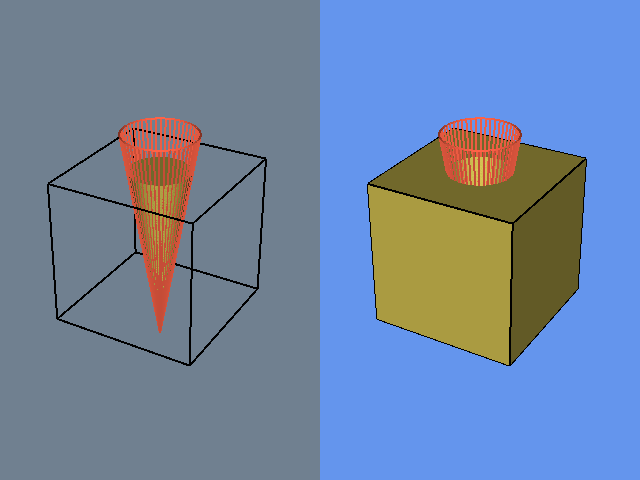

Source code (Python):
#!/usr/bin/env python

# Clip a rectilinear grid with a cone polydata using
# vtkImplicitPolyDataDistance and vtkClipDataSet. Two viewports show
# the inside (left) and outside (right) portions of the clipped grid.
# A translucent wireframe of the cone appears in both viewports so
# the relationship between the clip surface and the results is clear.

# Factory overrides: importing these modules registers the OpenGL rendering
# and interaction style implementations for vtkRenderingCore factory classes.
import vtkmodules.vtkInteractionStyle  # noqa: F401
import vtkmodules.vtkRenderingOpenGL2  # noqa: F401
# VTK pipeline classes used in this example
from vtkmodules.vtkCommonCore import vtkFloatArray
from vtkmodules.vtkCommonDataModel import vtkRectilinearGrid
from vtkmodules.vtkFiltersCore import vtkImplicitPolyDataDistance
from vtkmodules.vtkFiltersGeneral import vtkClipDataSet
from vtkmodules.vtkFiltersSources import vtkConeSource
from vtkmodules.vtkFiltersGeometry import vtkRectilinearGridGeometryFilter
from vtkmodules.vtkFiltersModeling import vtkOutlineFilter
from vtkmodules.vtkRenderingCore import (
    vtkActor,
    vtkDataSetMapper,
    vtkPolyDataMapper,
    vtkRenderWindow,
    vtkRenderWindowInteractor,
    vtkRenderer,
)

# Colors (normalized RGB)
slate_gray_background_rgb = (0.439, 0.502, 0.565)
cornflower_blue_background_rgb = (0.392, 0.584, 0.929)
banana_rgb = (0.890, 0.812, 0.341)
tomato_rgb = (1.000, 0.388, 0.278)

# Source: generate a cone pointing downward
cone = vtkConeSource()
cone.SetResolution(50)
cone.SetDirection(0, 0, -1)
cone.SetHeight(3.0)
cone.CappingOn()
cone.Update()

# ImplicitPolyDataDistance: signed distance from the cone surface
implicit_distance = vtkImplicitPolyDataDistance()
implicit_distance.SetInput(cone.GetOutput())

# Rectilinear grid: 51x51x51 uniform grid over [-1, 1]^3
dimension = 51
x_coords = vtkFloatArray()
y_coords = vtkFloatArray()
z_coords = vtkFloatArray()
for i in range(dimension):
    val = -1.0 + i * 2.0 / (dimension - 1)
    x_coords.InsertNextValue(val)
    y_coords.InsertNextValue(val)
    z_coords.InsertNextValue(val)

rgrid = vtkRectilinearGrid()
rgrid.SetDimensions(dimension, dimension, dimension)
rgrid.SetXCoordinates(x_coords)
rgrid.SetYCoordinates(y_coords)
rgrid.SetZCoordinates(z_coords)

# Evaluate the signed distance function at all grid points
signed_distances = vtkFloatArray()
signed_distances.SetNumberOfComponents(1)
signed_distances.SetName("SignedDistances")
for point_id in range(rgrid.GetNumberOfPoints()):
    p = rgrid.GetPoint(point_id)
    signed_distances.InsertNextValue(implicit_distance.EvaluateFunction(p))
rgrid.GetPointData().SetScalars(signed_distances)

# Clip: extract the region inside the cone
clipper_left = vtkClipDataSet()
clipper_left.SetInputData(rgrid)
clipper_left.SetClipFunction(implicit_distance)
clipper_left.SetValue(0.0)
clipper_left.InsideOutOn()
clipper_left.GenerateClippedOutputOff()

clipper_right = vtkClipDataSet()
clipper_right.SetInputData(rgrid)
clipper_right.SetClipFunction(implicit_distance)
clipper_right.SetValue(0.0)
clipper_right.InsideOutOff()
clipper_right.GenerateClippedOutputOff()

# Grid surface: translucent outer skin of the rectilinear grid with edges
grid_surface = vtkRectilinearGridGeometryFilter()
grid_surface.SetInputData(rgrid)
grid_surface.SetExtent(0, dimension - 1, 0, dimension - 1, 0, dimension - 1)

grid_mapper = vtkPolyDataMapper()
grid_mapper.SetInputConnection(grid_surface.GetOutputPort())
grid_mapper.ScalarVisibilityOff()

grid_actor = vtkActor()
grid_actor.SetMapper(grid_mapper)
grid_actor.GetProperty().SetColor(1.0, 1.0, 1.0)
grid_actor.GetProperty().SetOpacity(0.25)

# Outline: black bounding box around the rectilinear grid
outline = vtkOutlineFilter()
outline.SetInputData(rgrid)

outline_mapper = vtkPolyDataMapper()
outline_mapper.SetInputConnection(outline.GetOutputPort())

outline_actor = vtkActor()
outline_actor.SetMapper(outline_mapper)
outline_actor.GetProperty().SetColor(0.0, 0.0, 0.0)
outline_actor.GetProperty().SetLineWidth(2)

# Cone wireframe: visible in both viewports as the clip surface reference
cone_mapper_left = vtkPolyDataMapper()
cone_mapper_left.SetInputConnection(cone.GetOutputPort())
cone_mapper_left.ScalarVisibilityOff()

cone_actor_left = vtkActor()
cone_actor_left.SetMapper(cone_mapper_left)
cone_actor_left.GetProperty().SetRepresentationToWireframe()
cone_actor_left.GetProperty().SetColor(tomato_rgb)
cone_actor_left.GetProperty().SetLineWidth(2)


# Mapper: inside portion shown on the left (cone-shaped piece)
inside_mapper = vtkDataSetMapper()
inside_mapper.SetInputConnection(clipper_left.GetOutputPort())
inside_mapper.ScalarVisibilityOff()

inside_actor = vtkActor()
inside_actor.SetMapper(inside_mapper)
inside_actor.GetProperty().SetColor(banana_rgb)

# Mapper: outside portion shown on the right (cube with cone removed)
outside_mapper = vtkDataSetMapper()
outside_mapper.SetInputConnection(clipper_right.GetOutputPort())
outside_mapper.ScalarVisibilityOff()

outside_actor = vtkActor()
outside_actor.SetMapper(outside_mapper)
outside_actor.GetProperty().SetColor(banana_rgb)

# Duplicate outline for right renderer (actors can't be shared across renderers)
outline_r = vtkOutlineFilter()
outline_r.SetInputData(rgrid)

outline_mapper_r = vtkPolyDataMapper()
outline_mapper_r.SetInputConnection(outline_r.GetOutputPort())

outline_actor_r = vtkActor()
outline_actor_r.SetMapper(outline_mapper_r)
outline_actor_r.GetProperty().SetColor(0.0, 0.0, 0.0)
outline_actor_r.GetProperty().SetLineWidth(2)

# Duplicate cone wireframe for right renderer
cone_mapper_right = vtkPolyDataMapper()
cone_mapper_right.SetInputConnection(cone.GetOutputPort())
cone_mapper_right.ScalarVisibilityOff()

cone_actor_right = vtkActor()
cone_actor_right.SetMapper(cone_mapper_right)
cone_actor_right.GetProperty().SetRepresentationToWireframe()
cone_actor_right.GetProperty().SetColor(tomato_rgb)
cone_actor_right.GetProperty().SetLineWidth(2)

# Left renderer: inside clip + cone wireframe + outline
left_renderer = vtkRenderer()
left_renderer.SetViewport(0.0, 0.0, 0.5, 1.0)
left_renderer.SetBackground(slate_gray_background_rgb)
left_renderer.AddActor(outline_actor)
left_renderer.AddActor(inside_actor)
left_renderer.AddActor(cone_actor_left)

# Right renderer: outside clip + cone wireframe + outline
right_renderer = vtkRenderer()
right_renderer.SetViewport(0.5, 0.0, 1.0, 1.0)
right_renderer.SetBackground(cornflower_blue_background_rgb)
right_renderer.AddActor(outline_actor_r)
right_renderer.AddActor(outside_actor)
right_renderer.AddActor(cone_actor_right)

# Window: display the rendered scene
render_window = vtkRenderWindow()
render_window.AddRenderer(left_renderer)
render_window.AddRenderer(right_renderer)
render_window.SetWindowName("clip dataset with polydata")
render_window.SetMultiSamples(0)
render_window.SetSize(640, 480)

# Interactor: handle mouse and keyboard events
render_window_interactor = vtkRenderWindowInteractor()
render_window_interactor.SetRenderWindow(render_window)

# Scene: shared camera
left_renderer.GetActiveCamera().SetPosition(0, -1, 0)
left_renderer.GetActiveCamera().SetFocalPoint(0, 0, 0)
left_renderer.GetActiveCamera().SetViewUp(0, 0, 1)
left_renderer.GetActiveCamera().Azimuth(30)
left_renderer.GetActiveCamera().Elevation(30)
left_renderer.ResetCamera()
right_renderer.SetActiveCamera(left_renderer.GetActiveCamera())

render_window_interactor.Initialize()
render_window_interactor.Start()
